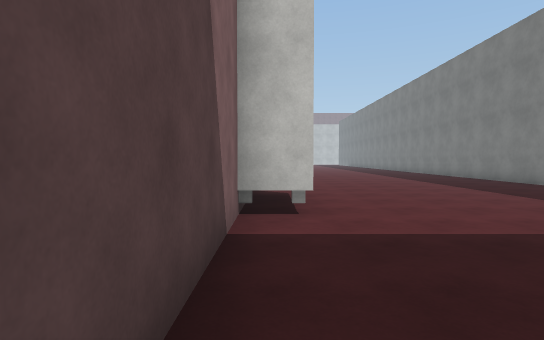
view 1 (above)

24 first-person views from a walk through a 3-D level made in the Unity game engine. The camera is 1.5 m above the floor, tilts 2° down and sees 80° across. The floor is counted in squares, 1.8 m on a side. Each view is taken from the middle of a square. On the plan, view 1 faces up. The plan holds only what a view shows up to about 11 squares ahead; the rest is blank. The place goes on beyond the plan. The player is left out. Surface patterns are stand-ins for the level's own textures.

view 2
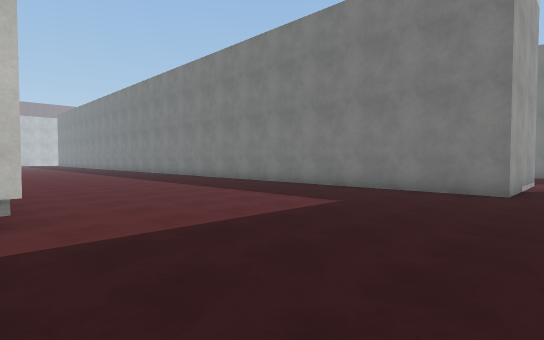

view 3
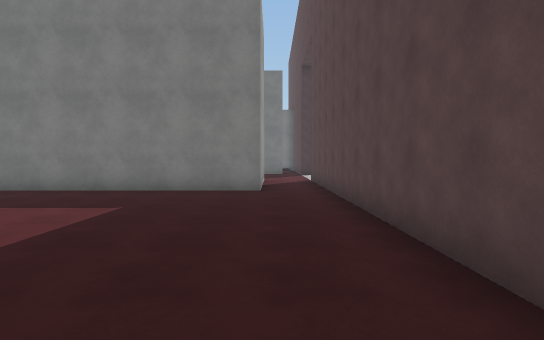

view 4
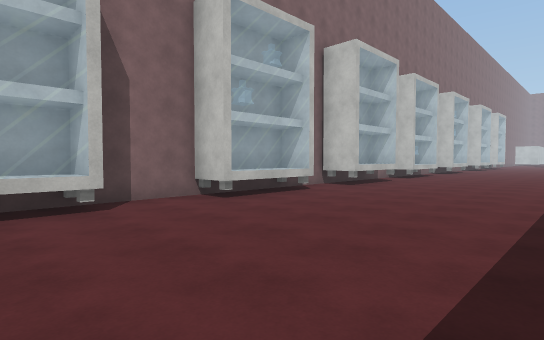

view 5
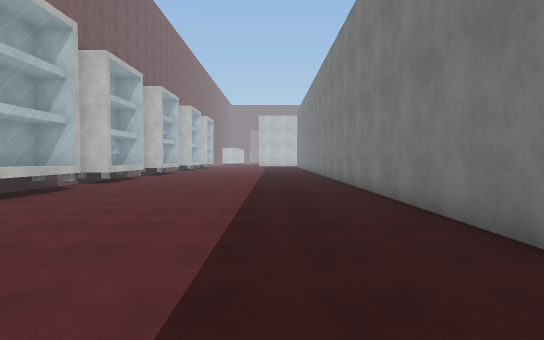

view 6
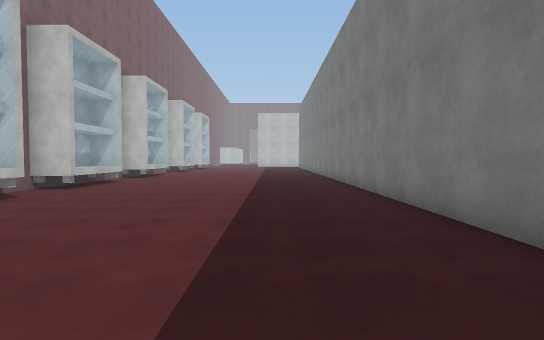

view 7
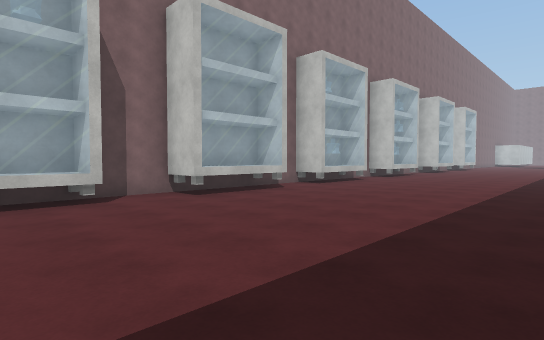

view 8
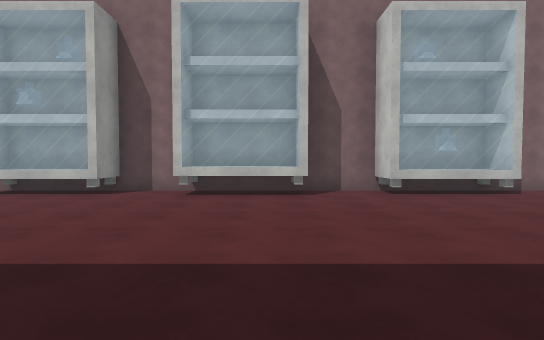

view 9
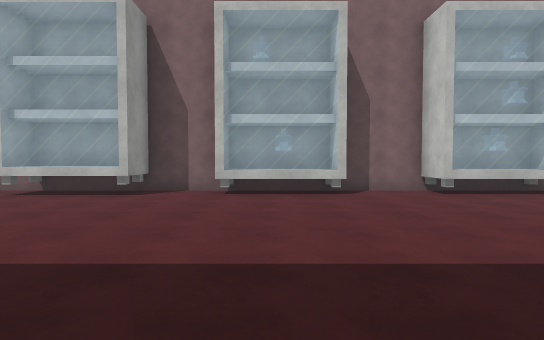

view 10
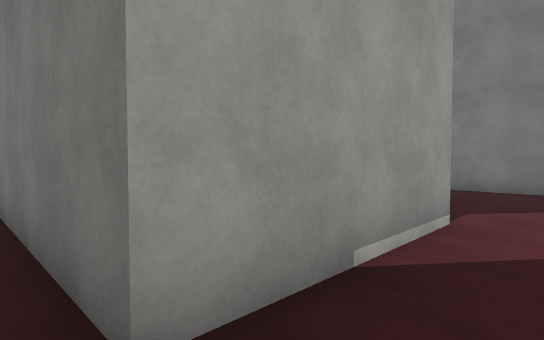

view 11
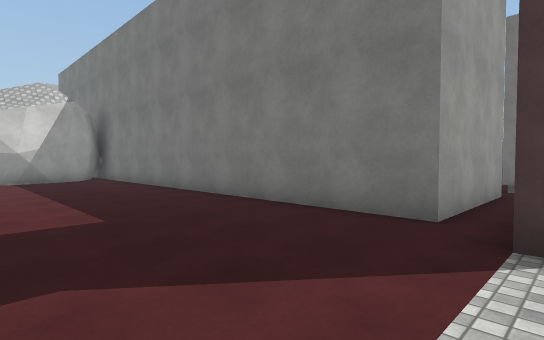

view 12
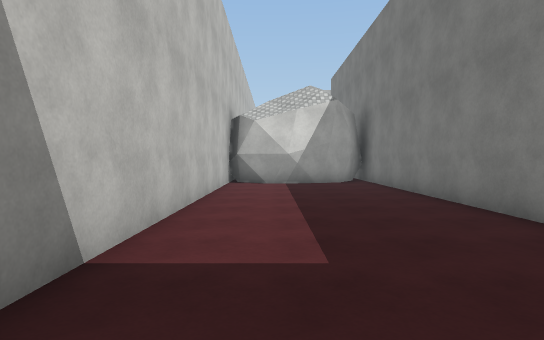

view 13
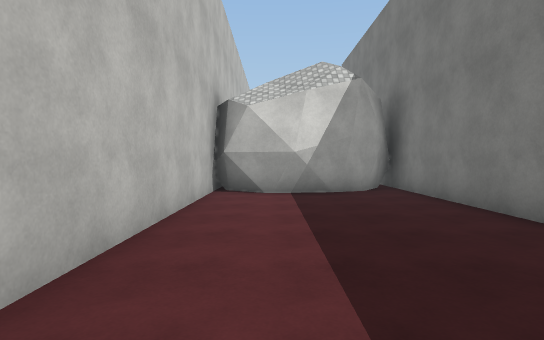

view 14
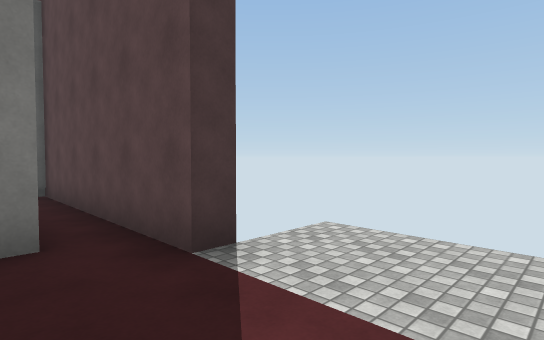

view 15
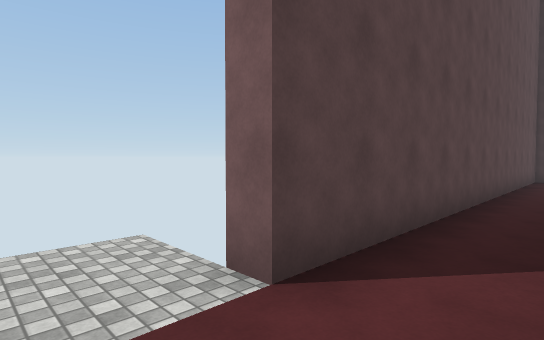

view 16
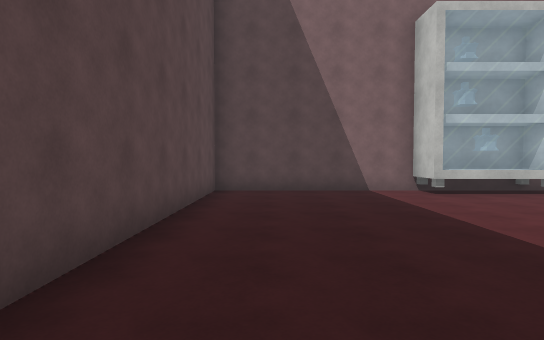

view 17
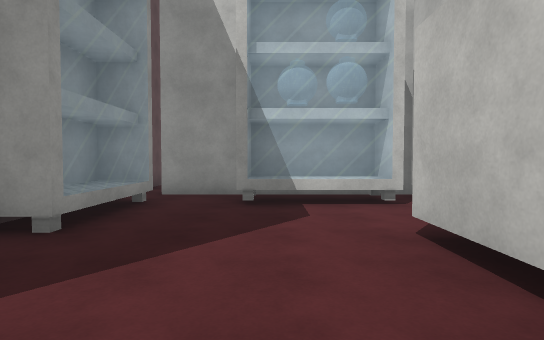

view 18
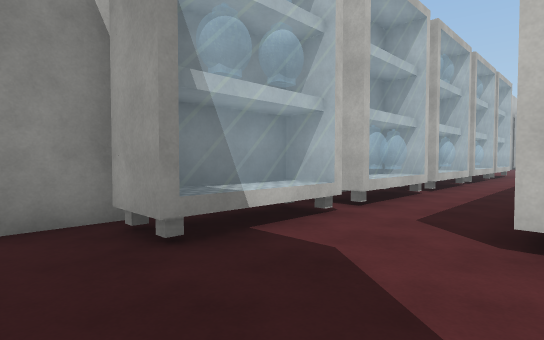

view 19
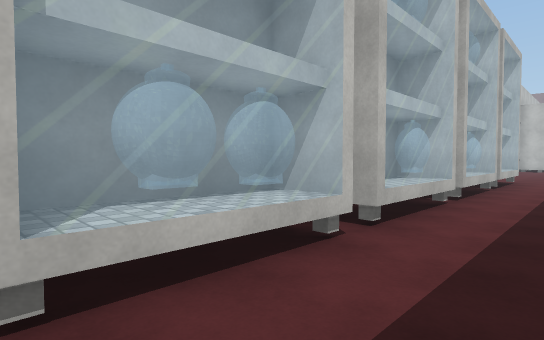

view 20
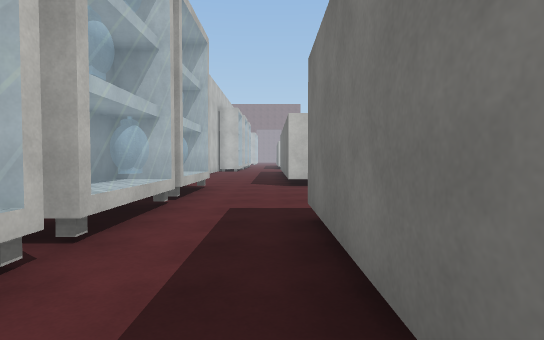

view 21
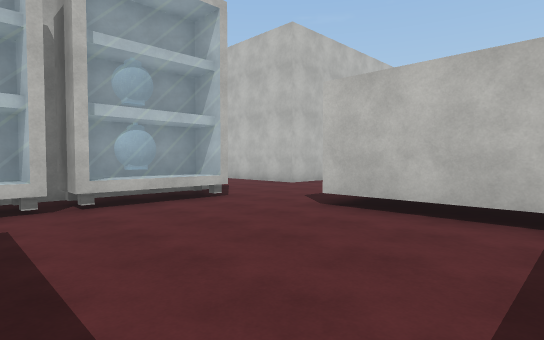

view 22
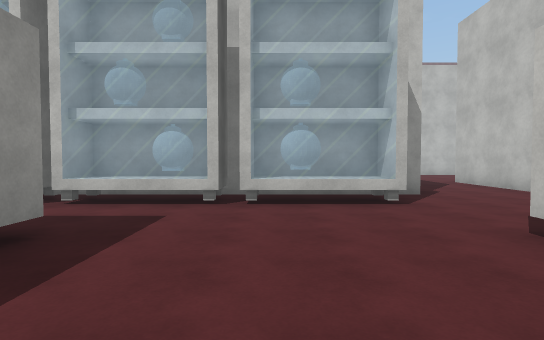

view 23
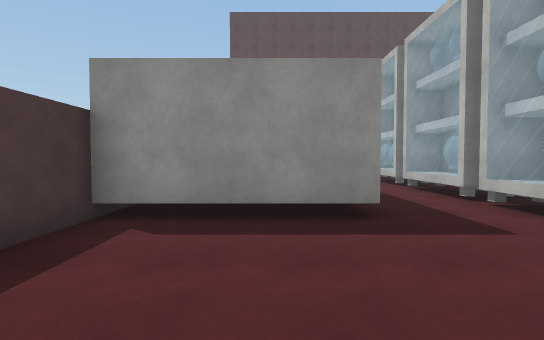

view 24
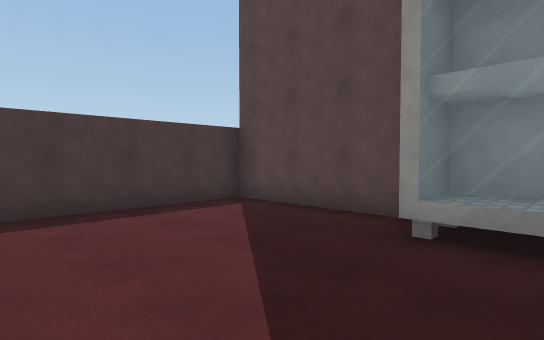

### Floor plan
Points are (right, up) in squares from view 1. A wall is a line through its corners. A room is listed if a view was taken in it or the views show most of it. See-through windows are left out.
Room 1 (views 1, 2, 3, 4, 5, 6, 7, 8, 9, 10, 16)
walls: (-0.5, 10.1) (-0.5, 8); (8.5, 10.1) (8.5, 22); (-0.5, 20.5) (-0.5, 12.5); (-0.5, 4.9) (-0.5, -0.5) (12.5, -0.5); (-0.5, 25) (-0.5, 22.9); (12.6, 1.3) (8.5, 1.3) (8.5, 8.2)
ways out: opening at (12, 0.5) to room 2
objects: shelf (0, 5) to (0, 7); shelf (0, 10) to (0, 13); shelf (0, 15) to (0, 17); shelf (0, 20) to (0, 22); shelf (0, 25) to (0, 27)
Room 2 (views 11, 12, 13, 14, 15)
walls: (12.5, -0.5) (12.5, -1); (16.5, -1) (16.5, -0.5) (21.4, -0.5); (15.5, 11.9) (13.9, 11.7); (13.3, 11.8) (12.8, 12.2); (16.4, 12.2) (14.5, 11.6) (12.8, 11.9); (12.5, 12.5) (12.5, 2.8); (16.8, 12.7) (16, 12); (21.5, 0.4) (17.5, 0.4) (17.5, 14.2); (17.4, 13.7) (16.6, 12.5)
low walls: (13.9, 11.7) (12.9, 12.4)
ways out: opening at (12, 0.5) to room 1; opening at (22, 0) to room 3
Room 3 (views 17, 18, 19, 20, 21, 22, 23, 24)
walls: (21.5, 16.6) (21.5, 15.9); (25.5, 10.5) (25.5, 14.5) (29.5, 14.5) (29.5, 16.1); (28.6, 19.8) (25.5, 19.8) (25.5, 20.8); (20.9, 23.5) (18, 23.5); (27.2, 4.5) (25.5, 4.5); (21.5, 2.6) (21.5, 0.4); (21.4, -0.5) (22.6, -0.5); (25.9, -0.5) (29.5, -0.5) (29.5, 3.6)
ways out: opening at (22, 0) to room 2
objects: shelf (22, 3) to (23, 5); shelf (22, 6) to (23, 9); shelf (22, 10) to (23, 13); shelf (22, 14) to (23, 16); shelf (22, 17) to (23, 19); shelf (23, 0) to (25, 0)

Where each view was taken, in squares from view 1:
view 1: 0 up, 0 right, facing up
view 2: 0 up, 0 right, facing up-right
view 3: 1 up, 0 right, facing right
view 4: 6 up, 6 right, facing up-left
view 5: 9 up, 6 right, facing up
view 6: 11 up, 6 right, facing up
view 7: 11 up, 7 right, facing up-left
view 8: 17 up, 8 right, facing left
view 9: 21 up, 8 right, facing left
view 10: 0 up, 8 right, facing up-right
view 11: 1 down, 13 right, facing up-right
view 12: 1 up, 14 right, facing up
view 13: 4 up, 14 right, facing up
view 14: 1 up, 14 right, facing down-right
view 15: 1 up, 14 right, facing down-left
view 16: 1 up, 8 right, facing left
view 17: 3 up, 29 right, facing left
view 18: 1 up, 26 right, facing up-left
view 19: 6 up, 25 right, facing up-left
view 20: 10 up, 25 right, facing up
view 21: 15 up, 29 right, facing up-left
view 22: 17 up, 29 right, facing left
view 23: 19 up, 27 right, facing down
view 24: 4 up, 24 right, facing down-right
